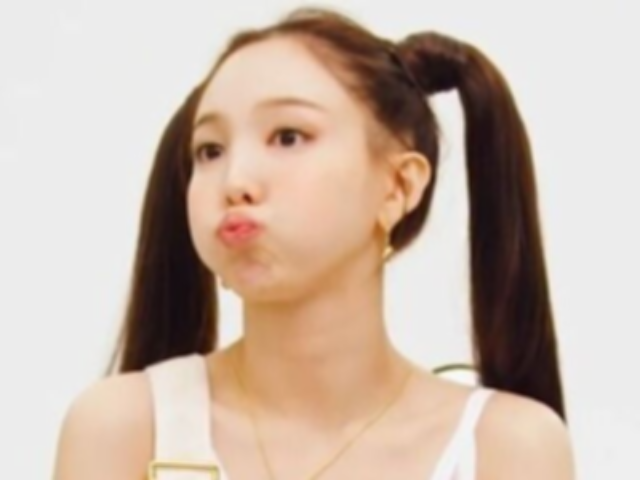
#> input picture Lista 1/cat.ppm, 640 x 480 px; the run also reads 1 picture not shown here
$ jupyter execute --allow-errors Lista-1.ipynb
#> lines starting #> are read from the running program, lines starting #| are printed output that depends on the picture; after the words box and inside, x2 and y2 are one past the last pixel; in counts of white or black regions, pixels touching at a corner belong together
# Lista 1
## Visão Computacional

Alunos: Hugo Gabriel de Melo Santos
        Larissa Duarte Santana

1. Implemente uma funcao que receba uma imagem em formato PPM,
o tamanho n de um filtro espacial com dimens ̃oes n × n e a matriz com os
pesos do filtro, e aplique o filtro com uma convolu ̧c ̃ao, gerando e salvando a
imagem resultante no disco em formato PPM. Vocˆe n ̃ao pode usar a OpenCV

em nenhum desses passos. As especifica ̧c ̃oes do formato PPM podem ser en-
contradas aqui: https://netpbm.sourceforge.net/doc/ppm.html

[cell 1]
import numpy as np
import matplotlib.pyplot as plt
import matplotlib.image as mpimg
from PIL import Image

[cell 2]
def aplicar_filtro_ppm(imagem_ppm, tamanho_filtro, pesos_filtro, output_filename='default.ppm'):
    # Abrir imagem PPM
#> called with imagem_ppm = 'nayeon.ppm', tamanho_filtro = 3, output_filename = 'default.ppm'
    with open(imagem_ppm, 'rb') as imagem:
        # Ler cabeçalho da imagem PPM
        cabecalho = imagem.readline()
        # Ler dimensões da imagem PPM
        dimensoes = imagem.readline().decode().split()
        largura = int(dimensoes[0])
        altura = int(dimensoes[1])
        # Ler valor máximo da cor
        valor_maximo = int(imagem.readline())

        # Ler dados da imagem PPM
        imagem_data = np.fromfile(imagem, dtype=np.uint8).reshape((altura, largura, 3))

    # Converter pesos do filtro em um array numpy
    pesos_filtro = np.array(pesos_filtro)

    # Calcular tamanho do padding
    padding = tamanho_filtro // 2

    # Adicionar padding na imagem
    imagem_data_padded = np.pad(imagem_data, ((padding, padding), (padding, padding), (0, 0)), mode='edge')

    # Criar imagem resultante
    imagem_resultante = np.zeros_like(imagem_data)

    # Aplicar filtro
    for i in range(padding, altura + padding):
        for j in range(padding, largura + padding):
            # Selecionar região da imagem correspondente ao tamanho do filtro
            regiao = imagem_data_padded[i - padding:i + padding + 1, j - padding:j + padding + 1, :]

            # Realizar a convolução
            pixel_resultante = np.sum(regiao * pesos_filtro, axis=(0, 1))

            # Armazenar pixel resultante na imagem resultante
            imagem_resultante[i - padding, j - padding, :] = pixel_resultante

    # Salvar imagem resultante em formato PPM
    with open(output_filename, 'wb') as imagem_resultante_ppm:
        # Escrever cabeçalho da imagem PPM
        imagem_resultante_ppm.write(cabecalho)
        imagem_resultante_ppm.write('{} {}\n'.format(largura, altura).encode())
        imagem_resultante_ppm.write('{}\n'.format(valor_maximo).encode())

        # Escrever dados da imagem PPM
        imagem_resultante.tofile(imagem_resultante_ppm)

[cell 3]
image_path = 'nayeon.ppm'
filter_size = 3
filter_weights = [[-1, -1, -1], [-1, 8, -1], [-1, -1, -1]]

aplicar_filtro_ppm(image_path, filter_size, filter_weights)

2. Usando a fun ̧c ̃ao da quest ̃ao 1, implemente dois tipos de filtro para
remo ̧c ̃ao de ru ́ıdos e aplique-os em trˆes imagens distintas.

[cell 4]
def filtro_media(tamanho_filtro):
    # Criar matriz de pesos com valores iguais a 1
    pesos_filtro = np.ones((tamanho_filtro, tamanho_filtro, 3)) / (tamanho_filtro ** 2)
    return pesos_filtro

def filtro_mediana(tamanho):
    # Criar matriz de pesos com valor 1 para todos os elementos
    matriz_pesos = np.ones((tamanho, tamanho))
    # Transformar matriz em uma lista unidimensional e ordenar em ordem crescente
    lista_pesos = sorted(matriz_pesos.flatten())
    # Selecionar o elemento mediano da lista de pesos
    peso_mediana = lista_pesos[len(lista_pesos) // 2]
    # Preencher a matriz de pesos com o valor mediano
    matriz_pesos.fill(peso_mediana)
    # Retornar a matriz de pesos
    return matriz_pesos

[cell 5]
# Aplicar filtro de média em uma imagem
imagem_ppm1 = 'nayeon.ppm'
tamanho_filtro = 5
pesos_filtro = filtro_media(tamanho_filtro)
aplicar_filtro_ppm(imagem_ppm1, tamanho_filtro, pesos_filtro, output_filename='nayeon_out.ppm')

# Aplicar filtro de mediana em uma imagem
imagem_ppm2 = 'dog.ppm'
tamanho_filtro = 3
filtro_mediana_pixel = filtro_mediana(tamanho_filtro)
aplicar_filtro_ppm(imagem_ppm2, tamanho_filtro, filtro_mediana_pixel, output_filename='dog_out.ppm')

# Aplicar filtro de média em outra imagem
imagem_ppm3 = 'cat.ppm'
tamanho_filtro = 7
pesos_filtro = filtro_media(tamanho_filtro)
aplicar_filtro_ppm(imagem_ppm3, tamanho_filtro, pesos_filtro, output_filename='cat_out.ppm')

plt.figure(figsize=(12,6))
img1 = plt.imread('nayeon_out.ppm')
#> img1 is the input picture: shape (480, 640, 3); mean R, G, B 200.9, 182.3, 169
img2 = plt.imread('dog_out.ppm')
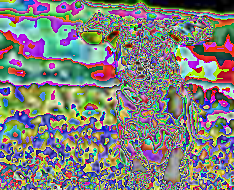
#> img2: shape (190, 234, 3); mean R, G, B 127, 127.4, 124
img3 = plt.imread('cat_out.ppm')
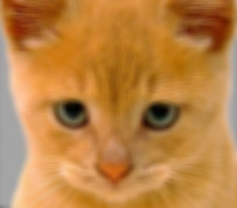
#> img3: shape (208, 237, 3); mean R, G, B 187.4, 130.9, 68.1

img_orig1 = plt.imread(imagem_ppm1)
img_orig2 = plt.imread(imagem_ppm2)
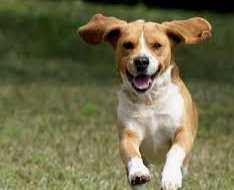
#> input picture Lista 1/dog.ppm, 234 x 190 px
#> img_orig2 is the input picture: shape (190, 234, 3); mean R, G, B 111.2, 108.9, 74.7
img_orig3 = plt.imread(imagem_ppm3)
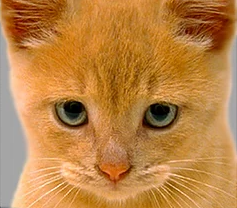
#> img_orig3: shape (208, 237, 3); mean R, G, B 188, 131.4, 68.6
plt.subplot(1, 2, 1)
plt.imshow(img_orig1)
# Exibir imagem
plt.subplot(1, 2, 2)
plt.imshow(img1)

plt.show()
plt.figure(figsize=(12,6))

plt.subplot(1,2,1)
plt.imshow(img_orig2)
plt.subplot(1,2,2)

plt.imshow(img2)
plt.show()

plt.figure(figsize=(12,6))

plt.subplot(1,2,1)
plt.imshow(img_orig3)
plt.subplot(1,2,2)
plt.imshow(img3)
plt.show()
# Ler imagem PPM

# Exibir imagem

3. Usando a fun ̧c ̃ao da quest ̃ao 1, pesquise um filtro passa-alta e
aplique-o em 3 imagens distintas, variando o valor de n em 3 unidades em
cada imagem. O que acontece quando n cresce?

[cell 6]
sobel_horizontal = np.array([    [-1, 0, 1],
    [-2, 0, 2],
    [-1, 0, 1]
])

sobel_vertical = np.array([    [-1, -2, -1],
    [0, 0, 0],
    [1, 2, 1]
])

imagem = 'cat.ppm'
tamanho_filtro = 3
pesos_filtro = sobel_horizontal
aplicar_filtro_ppm(imagem, tamanho_filtro, pesos_filtro, 'imagem_sobel_horizontal.ppm')

imagem = 'cat.ppm'
tamanho_filtro = 3
pesos_filtro = sobel_vertical

aplicar_filtro_ppm(imagem, tamanho_filtro, pesos_filtro, 'imagem_sobel_vertical.ppm')

5. Aplique o detector de canny usando a fun ̧c ̃ao Canny() da OpenCV
em uma ou mais imagens de sua escolha. Experimente variar os parˆametros
threshold1, threshold2 e apertureSize. Explique com suas palavras a influˆencia
de cada parˆametro no resultado.

[cell 7]
import cv2

[cell 8]
# Carregar imagem em escala de cinza
img = cv2.imread('nayeon.jpg', cv2.IMREAD_GRAYSCALE)
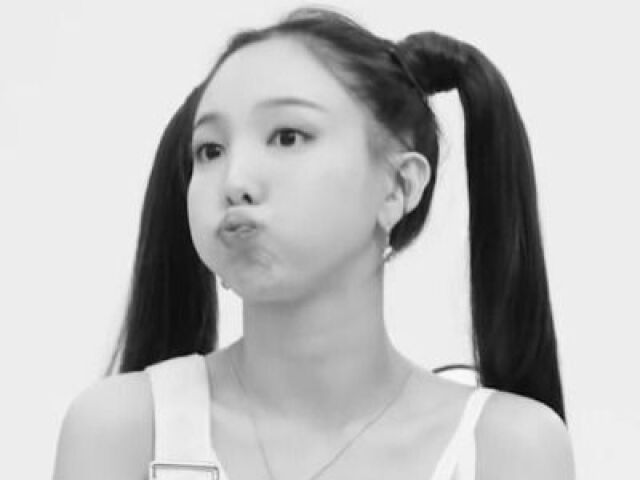
#> img: shape (480, 640); min 6, max 253, mean 187

# Aplicar Canny com parâmetros default
edges1 = cv2.Canny(img, 100, 200)
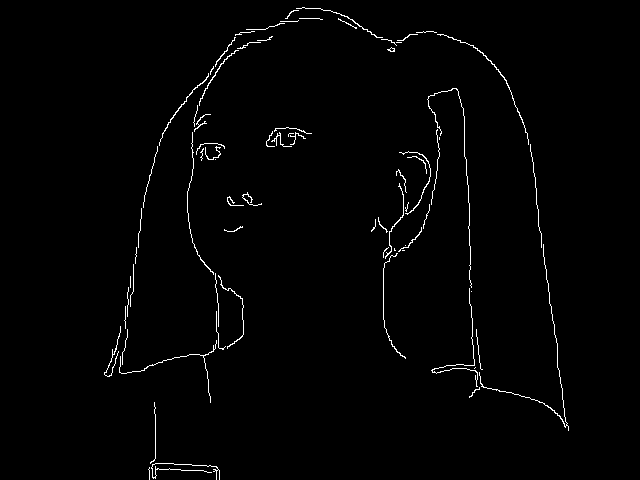
#> edges1: shape (480, 640); 1.3% white in thin lines or dots, all inside (x1, y1, x2, y2) = (104, 7, 569, 480)

# Aplicar Canny com parâmetros customizados
edges2 = cv2.Canny(img, 50, 150, apertureSize=3)
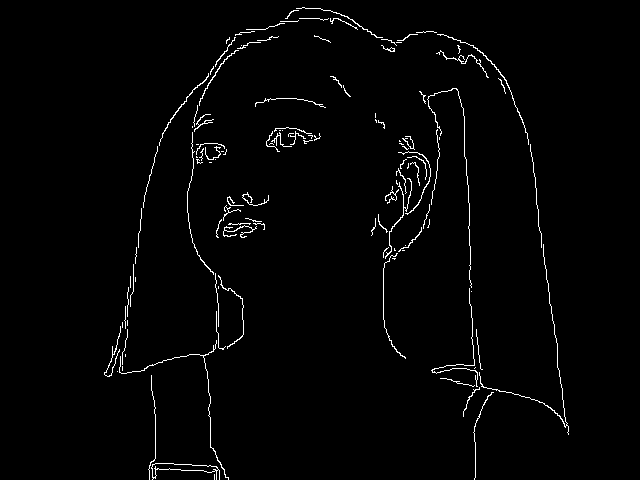
#> edges2: shape (480, 640); 1.8% white in thin lines or dots, all inside (x1, y1, x2, y2) = (104, 7, 569, 480)

# Plotar imagens
plt.figure(figsize=(12,6))
plt.subplot(1, 3, 1)
plt.imshow(img, cmap='gray')
plt.title('Imagem original')

plt.subplot(1, 3, 2)
plt.imshow(edges1, cmap='gray')
plt.title('Bordas com parâmetros default')

plt.subplot(1, 3, 3)
plt.imshow(edges2, cmap='gray')
plt.title('Bordas com parâmetros customizados')


plt.show()

Os parâmetros threshold1 e threshold2 são usados para controlar a sensibilidade do algoritmo na detecção de bordas. Eles definem os limiares mínimo e máximo para os gradientes das bordas. Valores mais altos para esses parâmetros resultam em menos bordas detectadas, enquanto valores mais baixos resultam em mais bordas detectadas.

O parâmetro apertureSize é o tamanho do filtro de Sobel usado na detecção de bordas.
O filtro Sobel é usado para calcular a magnitude do gradiente na imagem, que é usada para detectar bordas.
Um filtro maior pode capturar melhor as características de bordas maiores, mas pode perder detalhes das bordas menores.

6. Implemente uma fun ̧c ̃ao que aumente a resolu ̧c ̃ao da imagem por
um fator s, onde s  ́e um inteiro maior que 1, usando a abordagem de vizinho

mais pr ́oximo. Vocˆe s ́o pode usar o OpenCV para carregar a imagem. Apli-
que sua fun ̧c ̃ao em uma imagem, com 3 valores de s distintos.

[cell 9]
def aumentar_resolucao(img, s):
#> called with s = 2
    altura, largura = img.shape[:2]
#> altura = 480; largura = 640
    nova_altura, nova_largura = s * altura, s * largura
#> nova_altura = 960; nova_largura = 1280
    nova_img = np.zeros((nova_altura, nova_largura, 3), dtype=np.uint8)
    for i in range(nova_altura):
        for j in range(nova_largura):
            i_original = i // s
            j_original = j // s
            nova_img[i, j, :] = img[i_original, j_original, :]
    return nova_img

[cell 10]
# Carregar imagem usando o OpenCV
img = cv2.imread('nayeon.jpg')

# Aumentar a resolução da imagem por um fator de 2, 3 e 4
nova_img1 = aumentar_resolucao(img, 2)
nova_img2 = aumentar_resolucao(img, 3)
nova_img3 = aumentar_resolucao(img, 4)

# [23 lines of commented-out code are left out]
cv2.imshow('Imagem original', img)
cv2.imshow('Nova imagem (fator 2)', nova_img1)
cv2.imshow('Nova imagem (fator 3)', nova_img2)
cv2.imshow('Nova imagem (fator 4)', nova_img3)
cv2.waitKey(0)
cv2.destroyAllWindows()
